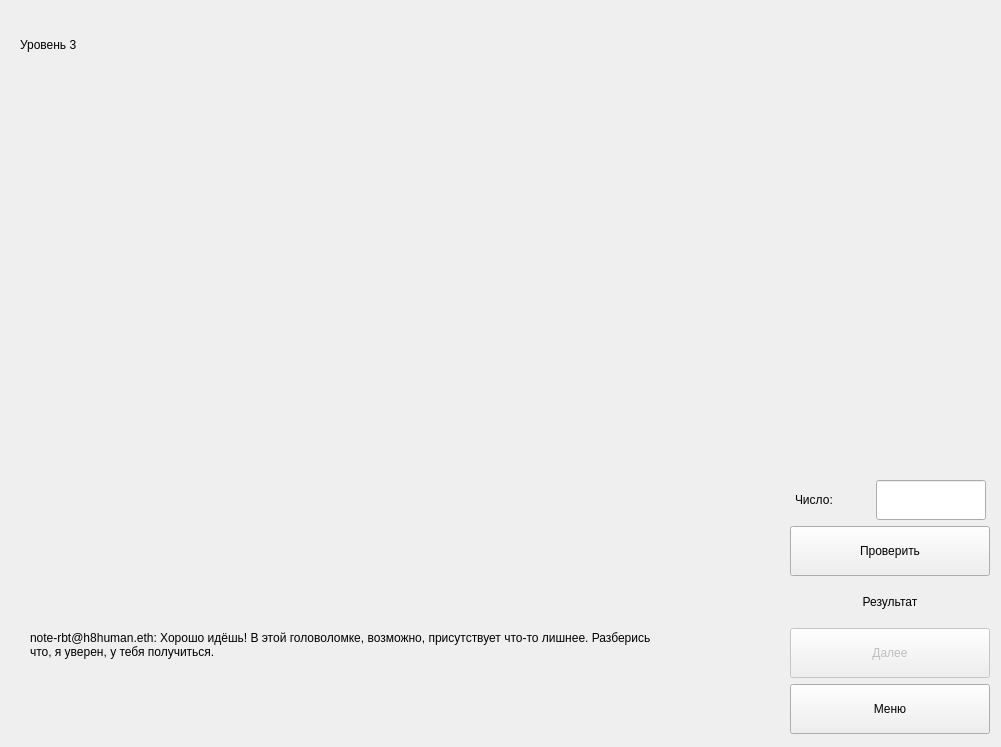
      <widget class="QWidget" name="lvl_3_page">
       <widget class="QLabel" name="lvl_3_name_lbl">
        <property name="geometry">
         <rect>
          <x>20</x>
          <y>30</y>
          <width>120</width>
          <height>30</height>
         </rect>
        </property>
        <property name="text">
         <string>Уровень 3</string>
        </property>
       </widget>
       <widget class="QLabel" name="img_lvl_3_lbl">
        <property name="geometry">
         <rect>
          <x>30</x>
          <y>70</y>
          <width>640</width>
          <height>480</height>
         </rect>
        </property>
        <property name="minimumSize">
         <size>
          <width>640</width>
          <height>480</height>
         </size>
        </property>
        <property name="maximumSize">
         <size>
          <width>640</width>
          <height>480</height>
         </size>
        </property>
        <property name="text">
         <string/>
        </property>
        <property name="pixmap">
         <pixmap>../build-shtjp-Desktop_Qt_5_12_12_MinGW_32_bit-Debug/debug/img/img_tst.jpg</pixmap>
        </property>
       </widget>
       <widget class="QWidget" name="layoutWidget_3">
        <property name="geometry">
         <rect>
          <x>790</x>
          <y>480</y>
          <width>202</width>
          <height>258</height>
         </rect>
        </property>
        <layout class="QVBoxLayout" name="verticalLayout_12">
         <item>
          <layout class="QHBoxLayout" name="horizontalLayout_7">
           <item>
            <widget class="QLabel" name="number_lvl_3_lbl">
             <property name="minimumSize">
              <size>
               <width>70</width>
               <height>40</height>
              </size>
             </property>
             <property name="maximumSize">
              <size>
               <width>70</width>
               <height>40</height>
              </size>
             </property>
             <property name="text">
              <string>Число:</string>
             </property>
            </widget>
           </item>
           <item>
            <widget class="QLineEdit" name="lvl_3_le">
             <property name="minimumSize">
              <size>
               <width>110</width>
               <height>40</height>
              </size>
             </property>
             <property name="maximumSize">
              <size>
               <width>110</width>
               <height>40</height>
              </size>
             </property>
            </widget>
           </item>
          </layout>
         </item>
         <item>
          <widget class="QPushButton" name="check_lvl_3_pb">
           <property name="minimumSize">
            <size>
             <width>200</width>
             <height>50</height>
            </size>
           </property>
           <property name="maximumSize">
            <size>
             <width>200</width>
             <height>50</height>
            </size>
           </property>
           <property name="text">
            <string>Проверить</string>
           </property>
          </widget>
         </item>
         <item>
          <widget class="QLabel" name="result_lvl_3_lbl">
           <property name="minimumSize">
            <size>
             <width>200</width>
             <height>40</height>
            </size>
           </property>
           <property name="maximumSize">
            <size>
             <width>200</width>
             <height>40</height>
            </size>
           </property>
           <property name="text">
            <string>Результат</string>
           </property>
           <property name="alignment">
            <set>Qt::AlignCenter</set>
           </property>
          </widget>
         </item>
         <item>
          <widget class="QPushButton" name="next_lvl_3_pb">
           <property name="enabled">
            <bool>false</bool>
           </property>
           <property name="minimumSize">
            <size>
             <width>200</width>
             <height>50</height>
            </size>
           </property>
           <property name="maximumSize">
            <size>
             <width>200</width>
             <height>50</height>
            </size>
           </property>
           <property name="text">
            <string>Далее</string>
           </property>
          </widget>
         </item>
         <item>
          <widget class="QPushButton" name="menu_lvl_3_pb">
           <property name="minimumSize">
            <size>
             <width>200</width>
             <height>50</height>
            </size>
           </property>
           <property name="maximumSize">
            <size>
             <width>200</width>
             <height>50</height>
            </size>
           </property>
           <property name="text">
            <string>Меню</string>
           </property>
          </widget>
         </item>
        </layout>
       </widget>
       <widget class="QLabel" name="text_lvl_3_lbl">
        <property name="geometry">
         <rect>
          <x>30</x>
          <y>570</y>
          <width>640</width>
          <height>150</height>
         </rect>
        </property>
        <property name="text">
         <string>note-rbt@h8human.eth: Хорошо идёшь! В этой головоломке, возможно, присутствует что-то лишнее. Разберись что, я уверен, у тебя получиться.</string>
        </property>
        <property name="wordWrap">
         <bool>true</bool>
        </property>
       </widget>
      </widget>
